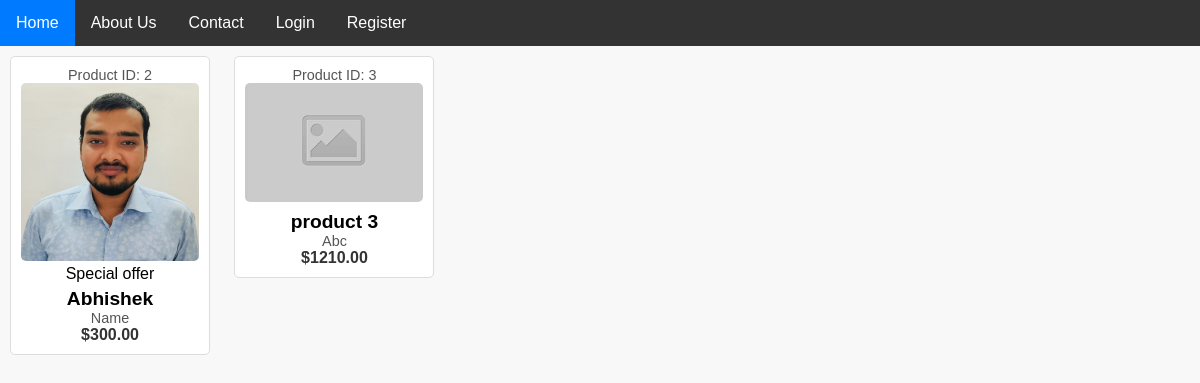
The app's page /, older data.
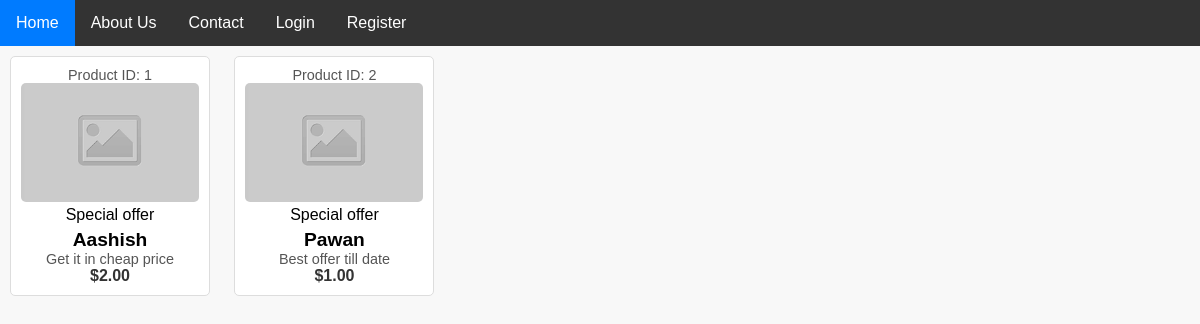
The same page, newer data.
### Ecom_website/models.py (models this page shows, shortened)
class Product(models.Model):
    name = models.CharField(max_length=100)
    img = models.ImageField(blank=True, null=True, upload_to='products/')
    price = models.DecimalField(max_digits=10, decimal_places=2)
    description = models.TextField()
    offer = models.BooleanField(default=False)

### Ecom_website/views.py (the view)
# urls.py: path('',views.home, name='home'),
def home(request):
    product = Product.objects.all()  # Retrieve all Product objects from the database
    return render(request, 'home.html', {'product': product})

### templates/home.html
{% extends 'base.html' %}
{% block content %}
{% load static %}
<link rel="stylesheet" type="text/css" href="{% static 'styles.css' %}">
<link rel="stylesheet" type="text/css" href="{% static 'product.css' %}">
<link rel="stylesheet" type="text/css" href="{% static 'navbar.css' %}">
{% static "images" as images_dir %}
<div class="row destinations_row">
    <div class="col">
        <div class="product_container item_grid">
            {% for product in product %}
                <div class="product item">
                    <div class="product_image">
                            <p>Product ID: {{ product.id }}</p>
                            {% if product.img %}
                            <a href="{% url 'product_details' product.id %}"><img src="{{ product.img.url }}" class="img-thumbnail" alt="{{ product.name }}"></a>
                            {% else %}
                                <a href="{% url 'product_details' product.id %}"><img src="{% static 'images/product.png' %}" class="img-thumbnail" alt="E-Commerce"></a>
                            {% endif %}
                            {% if product.offer %}
                                <div class="spec_offer text-center">Special offer</div>
                            {% endif %}
                            <h2>{{ product.name }}</h2>
                            <p>{{ product.description }}</p>
                            <span>${{ product.price }}</span>
                    </div>
                </div>
            {% endfor %}
        </div>
    </div>
</div>
{% endblock %}

### templates/base.html (shortened to what this page needs)
{% load static %}
<!DOCTYPE html>
<html lang="en">
<head>
    <link rel="stylesheet" type="text/css" href="{% static 'styles.css' %}">
    <link rel="stylesheet" type="text/css" href="{% static 'navbar.css' %}">
</head>
<body >
    <div class="navbar" id="navbar">
        <a href="/" class="active">Home</a>
        <a href="#">About Us</a>
        <a href="#">Contact</a>
        {% if user.is_authenticated %}
        <a href="#">
            <img src="{% static 'images/icons8-cart-60.png' %}" alt="">
        </a>
        <div class="container mt-5">
            <div class="dropdown">
              <button class="btn btn-secondary dropdown-toggle" type="button" id="dropdownMenuButton1" data-toggle="dropdown"  aria-expanded="false">
                Dropdown button
              </button>
              <ul class="dropdown-menu" aria-labelledby="dropdownMenuButton">
                <a class="dropdown-item" href="#">Profile</a>
                <a class="dropdown-item" href="#">About</a>
                <a class="dropdown-item" href="{% url 'logout' %}">Logout</a>
              </ul>
            </div>
          </div>
        {% else %}
        <a href="{% url 'login' %}">Login</a>
        <a href="{% url 'register' %}">Register</a>
        {% endif %}
    </div>
    {% block content %}
    {% endblock %}
</body>
</html>

### Ecom_website/static/styles.css (style rules this page uses)
* { margin: 0; padding: 0; box-sizing: border-box; }
body { font-family: Arial, sans-serif; background-color: #f8f8f8; margin: 0; padding: 0; }

### Ecom_website/static/navbar.css (style rules this page uses)
.navbar { background-color: #333; overflow: hidden; }
.navbar a { float: left; display: block; color: #fff; text-align: center; padding: 14px 16px; text-decoration: none; }
.navbar a.active { background-color: #007bff; }

### Ecom_website/static/product.css (style rules this page uses)
.product { display: inline-flex; width: 200px; margin: 10px; padding: 10px; border: 1px solid #ddd; border-radius: 5px; background-color: #fff; text-align: center; }
.product img { max-width: 100%; height: auto; border-radius: 5px; }
.product h2 { font-size: 1.2em; margin-top: 5px; }
.product p { font-size: 0.9em; color: #555; }
.product span { font-weight: bold; color: #333; }

Row changes from the older to the newer data that the page shows:
removed Product: id "3", name "product 3", description "Abc", price "1210.00"
added Product: id "1", offer "Special offer", name "Aashish", description "Get it in cheap price", price "2.00"
changed Product id 2: img "product/Abhishek.jpg" → empty (drawn); name "Abhishek" → "Pawan"; description "Name" → "Best offer till date"; price "300.00" → "1.00"; img: picture removed
